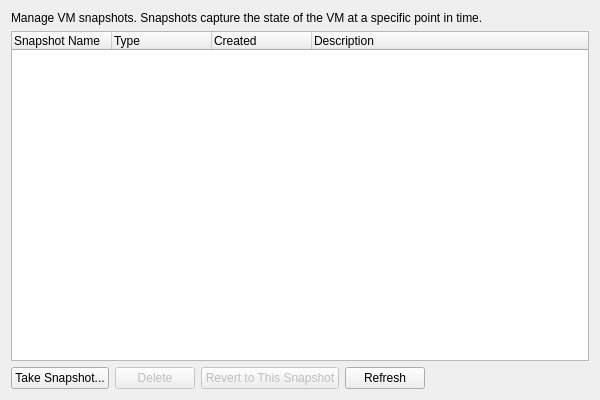
<?xml version="1.0" encoding="UTF-8"?>
<ui version="4.0">
 <class>SnapshotsTabPage</class>
 <widget class="QWidget" name="SnapshotsTabPage">
  <property name="geometry">
   <rect>
    <x>0</x>
    <y>0</y>
    <width>600</width>
    <height>400</height>
   </rect>
  </property>
  <layout class="QVBoxLayout" name="verticalLayout">
   <item>
    <widget class="QLabel" name="infoLabel">
     <property name="text">
      <string>Manage VM snapshots. Snapshots capture the state of the VM at a specific point in time.</string>
     </property>
     <property name="wordWrap">
      <bool>true</bool>
     </property>
    </widget>
   </item>
   <item>
    <widget class="QTreeWidget" name="snapshotTree">
     <property name="alternatingRowColors">
      <bool>true</bool>
     </property>
     <property name="selectionMode">
      <enum>QAbstractItemView::SingleSelection</enum>
     </property>
     <property name="sortingEnabled">
      <bool>false</bool>
     </property>
     <column>
      <property name="text">
       <string>Snapshot Name</string>
      </property>
     </column>
     <column>
      <property name="text">
       <string>Type</string>
      </property>
     </column>
     <column>
      <property name="text">
       <string>Created</string>
      </property>
     </column>
     <column>
      <property name="text">
       <string>Description</string>
      </property>
     </column>
    </widget>
   </item>
   <item>
    <layout class="QHBoxLayout" name="buttonLayout">
     <item>
      <widget class="QPushButton" name="takeSnapshotButton">
       <property name="text">
        <string>Take Snapshot...</string>
       </property>
      </widget>
     </item>
     <item>
      <widget class="QPushButton" name="deleteSnapshotButton">
       <property name="text">
        <string>Delete</string>
       </property>
       <property name="enabled">
        <bool>false</bool>
       </property>
      </widget>
     </item>
     <item>
      <widget class="QPushButton" name="revertButton">
       <property name="text">
        <string>Revert to This Snapshot</string>
       </property>
       <property name="enabled">
        <bool>false</bool>
       </property>
      </widget>
     </item>
     <item>
      <widget class="QPushButton" name="refreshButton">
       <property name="text">
        <string>Refresh</string>
       </property>
      </widget>
     </item>
     <item>
      <spacer name="horizontalSpacer">
       <property name="orientation">
        <enum>Qt::Horizontal</enum>
       </property>
       <property name="sizeHint" stdset="0">
        <size>
         <width>40</width>
         <height>20</height>
        </size>
       </property>
      </spacer>
     </item>
    </layout>
   </item>
  </layout>
 </widget>
 <resources/>
 <connections/>
</ui>
